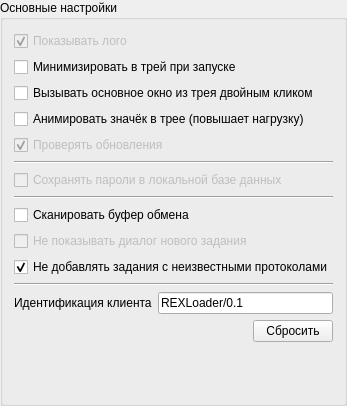
        <widget class="QGroupBox" name="generalBox">
         <property name="title">
          <string>Основные настройки</string>
         </property>
         <layout class="QVBoxLayout" name="verticalLayout_3">
          <item>
           <widget class="QCheckBox" name="checkBoxLogo">
            <property name="enabled">
             <bool>false</bool>
            </property>
            <property name="text">
             <string>Показывать лого</string>
            </property>
            <property name="checked">
             <bool>true</bool>
            </property>
           </widget>
          </item>
          <item>
           <widget class="QCheckBox" name="checkBoxMinimize">
            <property name="text">
             <string>Минимизировать в трей при запуске</string>
            </property>
            <property name="checked">
             <bool>false</bool>
            </property>
           </widget>
          </item>
          <item>
           <widget class="QCheckBox" name="doubleClickBox">
            <property name="text">
             <string>Вызывать основное окно из трея двойным кликом</string>
            </property>
           </widget>
          </item>
          <item>
           <widget class="QCheckBox" name="animateTrayBox">
            <property name="text">
             <string>Анимировать значёк в трее (повышает нагрузку)</string>
            </property>
            <property name="checked">
             <bool>false</bool>
            </property>
           </widget>
          </item>
          <item>
           <widget class="QCheckBox" name="checkBoxUpdates">
            <property name="enabled">
             <bool>false</bool>
            </property>
            <property name="text">
             <string>Проверять обновления</string>
            </property>
            <property name="checked">
             <bool>true</bool>
            </property>
           </widget>
          </item>
          <item>
           <widget class="Line" name="line">
            <property name="orientation">
             <enum>Qt::Horizontal</enum>
            </property>
           </widget>
          </item>
          <item>
           <widget class="QCheckBox" name="checkBoxPasswords">
            <property name="enabled">
             <bool>false</bool>
            </property>
            <property name="text">
             <string>Сохранять пароли в локальной базе данных</string>
            </property>
           </widget>
          </item>
          <item>
           <widget class="Line" name="line_2">
            <property name="orientation">
             <enum>Qt::Horizontal</enum>
            </property>
           </widget>
          </item>
          <item>
           <widget class="QCheckBox" name="scanClipboard">
            <property name="text">
             <string>Сканировать буфер обмена</string>
            </property>
           </widget>
          </item>
          <item>
           <widget class="QCheckBox" name="notShowAddingDialog">
            <property name="enabled">
             <bool>false</bool>
            </property>
            <property name="text">
             <string>Не показывать диалог нового задания</string>
            </property>
           </widget>
          </item>
          <item>
           <widget class="QCheckBox" name="notAddTaskUnsupported">
            <property name="text">
             <string>Не добавлять задания с неизвестными протоколами</string>
            </property>
            <property name="checked">
             <bool>true</bool>
            </property>
           </widget>
          </item>
          <item>
           <widget class="Line" name="line_4">
            <property name="orientation">
             <enum>Qt::Horizontal</enum>
            </property>
           </widget>
          </item>
          <item>
           <layout class="QHBoxLayout" name="horizontalLayout">
            <item>
             <widget class="QLabel" name="label">
              <property name="text">
               <string>Идентификация клиента</string>
              </property>
             </widget>
            </item>
            <item>
             <widget class="QLineEdit" name="userAgent">
              <property name="text">
               <string>REXLoader/0.1</string>
              </property>
              <property name="maxLength">
               <number>128</number>
              </property>
             </widget>
            </item>
           </layout>
          </item>
          <item>
           <layout class="QHBoxLayout" name="horizontalLayout_2">
            <item>
             <spacer name="horizontalSpacer">
              <property name="orientation">
               <enum>Qt::Horizontal</enum>
              </property>
              <property name="sizeHint" stdset="0">
               <size>
                <width>40</width>
                <height>20</height>
               </size>
              </property>
             </spacer>
            </item>
            <item>
             <widget class="QPushButton" name="defaultsButton">
              <property name="text">
               <string>Сбросить</string>
              </property>
             </widget>
            </item>
           </layout>
          </item>
          <item>
           <spacer name="verticalSpacer">
            <property name="orientation">
             <enum>Qt::Vertical</enum>
            </property>
            <property name="sizeHint" stdset="0">
             <size>
              <width>20</width>
              <height>50</height>
             </size>
            </property>
           </spacer>
          </item>
         </layout>
        </widget>
